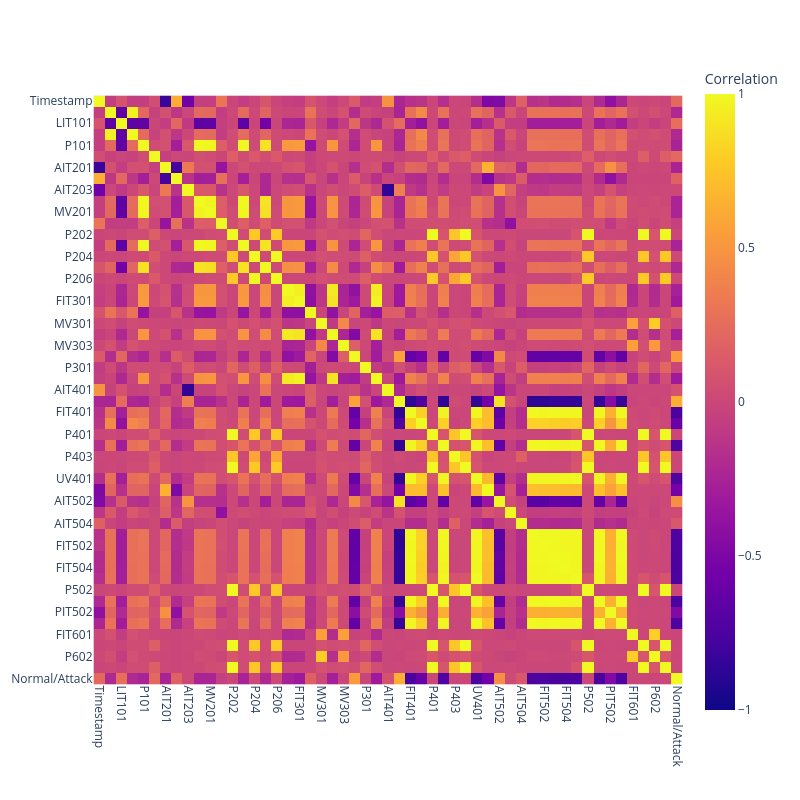

The notebook cell this image was saved under:
### Code cell
# Check features correlation
def heatmap(data):
    # Calculate the correlation matrix
    matrix = data.corr()

    # Using Plotly for interactive visual
    fig = px.imshow(
        matrix,
        text_auto=False,
        zmin=-1,
        zmax=1,
        labels=dict(color="Correlation"),
        width=800,
        height=800)

    fig.update_layout(
        xaxis_title=None,
        yaxis_title=None,
        yaxis_autorange='reversed')

    fig.update_xaxes(tickangle=90)
    fig.show()


# Runnnig example
heatmap(swat_filled)

### Figure 1 — Plotly figure (JSON) as saved in the notebook; plotly's stock layout.template omitted (floating-point values rounded to 4 significant figures; data arrays with more than 128 entries replaced by an {"elided": "..."} marker saying what was removed)
{"data": [{"coloraxis": "coloraxis", "hovertemplate": "x: %{x}<br>y: %{y}<br>Correlation: %{z}<extra></extra>", "name": "0", "type": "heatmap", "x": ["Timestamp", "FIT101", "LIT101", "MV101", "P101", "P102", "AIT201", "AIT202", "AIT203", "FIT201", "MV201", "P201", "P202", "P203", "P204", "P205", "P206", "DPIT301", "FIT301", "LIT301", "MV301", "MV302", "MV303", "MV304", "P301", "P302", "AIT401", "AIT402", "FIT401", "LIT401", "P401", "P402", "P403", "P404", "UV401", "AIT501", "AIT502", "AIT503", "AIT504", "FIT501", "FIT502", "FIT503", "FIT504", "P501", "P502", "PIT501", "PIT502", "PIT503", "FIT601", "P601", "P602", "P603", "Normal/Attack"], "xaxis": "x", "y": ["Timestamp", "FIT101", "LIT101", "MV101", "P101", "P102", "AIT201", "AIT202", "AIT203", "FIT201", "MV201", "P201", "P202", "P203", "P204", "P205", "P206", "DPIT301", "FIT301", "LIT301", "MV301", "MV302", "MV303", "MV304", "P301", "P302", "AIT401", "AIT402", "FIT401", "LIT401", "P401", "P402", "P403", "P404", "UV401", "AIT501", "AIT502", "AIT503", "AIT504", "FIT501", "FIT502", "FIT503", "FIT504", "P501", "P502", "PIT501", "PIT502", "PIT503", "FIT601", "P601", "P602", "P603", "Normal/Attack"], "yaxis": "y", "z": {"elided": "53x53 float values"}}], "layout": {"coloraxis": {"cmax": 1, "cmin": -1, "colorbar": {"title": {"text": "Correlation"}}, "colorscale": [[0, "#0d0887"], [0.1111, "#46039f"], [0.2222, "#7201a8"], [0.3333, "#9c179e"], [0.4444, "#bd3786"], [0.5556, "#d8576b"], [0.6667, "#ed7953"], [0.7778, "#fb9f3a"], [0.8889, "#fdca26"], [1, "#f0f921"]]}, "height": 800, "margin": {"t": 60}, "width": 800, "xaxis": {"anchor": "y", "constrain": "domain", "domain": [0, 1], "scaleanchor": "y", "tickangle": 90, "title": {}}, "yaxis": {"anchor": "x", "autorange": "reversed", "constrain": "domain", "domain": [0, 1], "title": {}}}}
